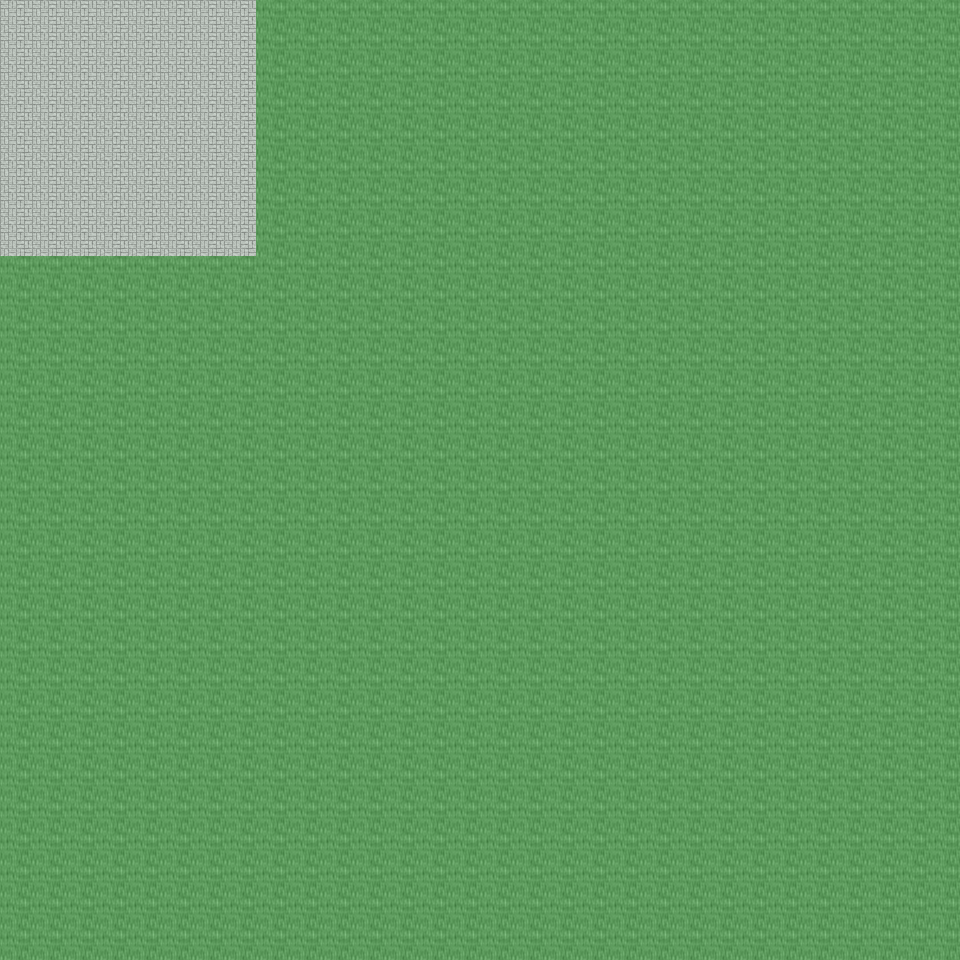

A 2D game scene composited from a Tiled map and its tileset images. What follows is a short description and the map's XML, with each tile layer's data collapsed to a summary:
An orthogonal 30x30 tile map with 32x32 px tiles, 6 tile layers (Ground, Object, Object2, Above, ...), 44 tilesets and 2 objects (2x mapchange).

<map version="1.0" orientation="orthogonal" renderorder="right-down" width="30" height="30" tilewidth="32" tileheight="32" nextobjectid="3">
  <tileset firstgid="1" name="tileset_ground_ground" tilewidth="32" tileheight="32" tilecount="33" columns="3">
    <image source="../drawable/tileset_ground_ground.png" width="96" height="352" />
  </tileset>
  <tileset firstgid="34" name="tileset_building_castle" tilewidth="32" tileheight="32" tilecount="320" columns="20">
    <image source="../drawable/tileset_building_castle.png" width="640" height="512" />
  </tileset>
  <tileset firstgid="354" name="tileset_furniture_carpet_carpets_2" tilewidth="32" tileheight="32" tilecount="20" columns="4">
    <image source="../drawable/tileset_furniture_carpet_carpets_2.png" width="128" height="160" />
  </tileset>
  <tileset firstgid="374" name="tileset_ground_indoor_tiles" tilewidth="32" tileheight="32" tilecount="8" columns="2">
    <image source="../drawable/tileset_ground_indoor_tiles.png" width="64" height="128" />
  </tileset>
  <tileset firstgid="382" name="tileset_ground_water_pool" tilewidth="32" tileheight="32" tilecount="72" columns="3">
    <image source="../drawable/tileset_ground_water_pool.png" width="96" height="768" />
  </tileset>
  <tileset firstgid="454" name="tileset_ground_brown_paving" tilewidth="32" tileheight="32" tilecount="2" columns="2">
    <image source="../drawable/tileset_ground_brown_paving.png" width="64" height="32" />
  </tileset>
  <tileset firstgid="456" name="tileset_ground_spikes" tilewidth="32" tileheight="32" tilecount="1" columns="1">
    <image source="../drawable/tileset_ground_spikes.png" width="32" height="32" />
  </tileset>
  <tileset firstgid="457" name="tileset_ground_ridge_earth_dark" tilewidth="32" tileheight="32" tilecount="96" columns="12">
    <image source="../drawable/tileset_ground_ridge_earth_dark.png" width="384" height="256" />
  </tileset>
  <tileset firstgid="553" name="tileset_plant_grasses" tilewidth="32" tileheight="32" tilecount="6" columns="3">
    <image source="../drawable/tileset_plant_grasses.png" width="96" height="64" />
  </tileset>
  <tileset firstgid="559" name="tileset_ground_water_pool_corners" tilewidth="32" tileheight="32" tilecount="72" columns="3">
    <image source="../drawable/tileset_ground_water_pool_corners.png" width="96" height="768" />
  </tileset>
  <tileset firstgid="631" name="tileset_building_fence_fence_chunky" tilewidth="32" tileheight="32" tilecount="21" columns="3">
    <image source="../drawable/tileset_building_fence_fence_chunky.png" width="96" height="224" />
  </tileset>
  <tileset firstgid="652" name="tileset_ground_earth_edges" tilewidth="32" tileheight="32" tilecount="18" columns="6">
    <image source="../drawable/tileset_ground_earth_edges.png" width="192" height="96" />
  </tileset>
  <tileset firstgid="670" name="tileset_ground_rock_pebbles" tilewidth="32" tileheight="32" tilecount="3" columns="1">
    <image source="../drawable/tileset_ground_rock_pebbles.png" width="32" height="96" />
  </tileset>
  <tileset firstgid="673" name="tileset_ground_square_patch" tilewidth="32" tileheight="32" tilecount="9" columns="3">
    <image source="../drawable/tileset_ground_square_patch.png" width="96" height="96" />
  </tileset>
  <tileset firstgid="682" name="tileset_plant_leaves" tilewidth="32" tileheight="32" tilecount="8" columns="4">
    <image source="../drawable/tileset_plant_leaves.png" width="128" height="64" />
  </tileset>
  <tileset firstgid="690" name="tileset_item_corpse_skull_dark" tilewidth="32" tileheight="32" tilecount="2" columns="2">
    <image source="../drawable/tileset_item_corpse_skull_dark.png" width="64" height="32" />
  </tileset>
  <tileset firstgid="692" name="tileset_item_corpse_skeleton" tilewidth="32" tileheight="32" tilecount="4" columns="2">
    <image source="../drawable/tileset_item_corpse_skeleton.png" width="64" height="64" />
  </tileset>
  <tileset firstgid="696" name="tileset_furniture_table_grey_fancy" tilewidth="32" tileheight="32" tilecount="9" columns="3">
    <image source="../drawable/tileset_furniture_table_grey_fancy.png" width="96" height="96" />
  </tileset>
  <tileset firstgid="705" name="tileset_furniture_table_grey_long" tilewidth="32" tileheight="32" tilecount="4" columns="2">
    <image source="../drawable/tileset_furniture_table_grey_long.png" width="64" height="64" />
  </tileset>
  <tileset firstgid="709" name="tileset_furniture_table_grey_plain" tilewidth="32" tileheight="32" tilecount="9" columns="3">
    <image source="../drawable/tileset_furniture_table_grey_plain.png" width="96" height="96" />
  </tileset>
  <tileset firstgid="718" name="tileset_item_gothic_slab" tilewidth="32" tileheight="32" tilecount="1" columns="1">
    <image source="../drawable/tileset_item_gothic_slab.png" width="32" height="32" />
  </tileset>
  <tileset firstgid="719" name="tileset_logic_creature_gnome" tilewidth="32" tileheight="32" tilecount="6" columns="6">
    <image source="../drawable/tileset_logic_creature_gnome.png" width="192" height="32" />
  </tileset>
  <tileset firstgid="725" name="tileset_logic_collision" tilewidth="32" tileheight="32" tilecount="1" columns="1">
    <image source="../drawable/tileset_logic_collision.png" width="32" height="32" />
  </tileset>
  <tileset firstgid="726" name="tileset_ground_water_pool_deep" tilewidth="32" tileheight="32" tilecount="72" columns="3">
    <image source="../drawable/tileset_ground_water_pool_deep.png" width="96" height="768" />
  </tileset>
  <tileset firstgid="798" name="tileset_object_suspension_bridge" tilewidth="32" tileheight="32" tilecount="24" columns="3">
    <image source="../drawable/tileset_object_suspension_bridge.png" width="96" height="256" />
  </tileset>
  <tileset firstgid="822" name="tileset_plant_flower_daisy_blue" tilewidth="32" tileheight="32" tilecount="8" columns="2">
    <image source="../drawable/tileset_plant_flower_daisy_blue.png" width="64" height="128" />
  </tileset>
  <tileset firstgid="830" name="tileset_plant_flower_daisy_red" tilewidth="32" tileheight="32" tilecount="8" columns="2">
    <image source="../drawable/tileset_plant_flower_daisy_red.png" width="64" height="128" />
  </tileset>
  <tileset firstgid="838" name="tileset_plant_flower_daisy_white" tilewidth="32" tileheight="32" tilecount="8" columns="2">
    <image source="../drawable/tileset_plant_flower_daisy_white.png" width="64" height="128" />
  </tileset>
  <tileset firstgid="846" name="tileset_plant_flower_daisy_yellow" tilewidth="32" tileheight="32" tilecount="8" columns="2">
    <image source="../drawable/tileset_plant_flower_daisy_yellow.png" width="64" height="128" />
  </tileset>
  <tileset firstgid="854" name="tileset_plant_tree_tree_green" tilewidth="32" tileheight="32" tilecount="88" columns="8">
    <image source="../drawable/tileset_plant_tree_tree_green.png" width="256" height="352" />
  </tileset>
  <tileset firstgid="942" name="tileset_item_banners_flag" tilewidth="32" tileheight="32" tilecount="12" columns="3">
    <image source="../drawable/tileset_item_banners_flag.png" width="96" height="128" />
  </tileset>
  <tileset firstgid="954" name="tileset_item_flagpole" tilewidth="32" tileheight="32" tilecount="3" columns="1">
    <image source="../drawable/tileset_item_flagpole.png" width="32" height="96" />
  </tileset>
  <tileset firstgid="957" name="tileset_furniture_chair_bench_white" tilewidth="32" tileheight="32" tilecount="8" columns="2">
    <image source="../drawable/tileset_furniture_chair_bench_white.png" width="64" height="128" />
  </tileset>
  <tileset firstgid="965" name="tileset_item_statue_flowered_arch" tilewidth="32" tileheight="32" tilecount="24" columns="6">
    <image source="../drawable/tileset_item_statue_flowered_arch.png" width="192" height="128" />
  </tileset>
  <tileset firstgid="989" name="tileset_building_decoration_block" tilewidth="32" tileheight="32" tilecount="2" columns="2">
    <image source="../drawable/tileset_building_decoration_block.png" width="64" height="32" />
  </tileset>
  <tileset firstgid="991" name="tileset_building_decoration_orbpedestal" tilewidth="32" tileheight="32" tilecount="2" columns="1">
    <image source="../drawable/tileset_building_decoration_orbpedestal.png" width="32" height="64" />
  </tileset>
  <tileset firstgid="993" name="tileset_item_statue_urn_with_flowers" tilewidth="32" tileheight="32" tilecount="2" columns="1">
    <image source="../drawable/tileset_item_statue_urn_with_flowers.png" width="32" height="64" />
  </tileset>
  <tileset firstgid="995" name="tileset_building_decoration_pool" tilewidth="32" tileheight="32" tilecount="9" columns="3">
    <image source="../drawable/tileset_building_decoration_pool.png" width="96" height="96" />
  </tileset>
  <tileset firstgid="1004" name="tileset_item_statue_romanic_art1" tilewidth="32" tileheight="32" tilecount="4" columns="2">
    <image source="../drawable/tileset_item_statue_romanic_art1.png" width="64" height="64" />
  </tileset>
  <tileset firstgid="1008" name="tileset_building_wall_int_clay" tilewidth="32" tileheight="32" tilecount="100" columns="10">
    <image source="../drawable/tileset_building_wall_int_clay.png" width="320" height="320" />
  </tileset>
  <tileset firstgid="1108" name="tileset_ground_green_paving" tilewidth="32" tileheight="32" tilecount="18" columns="3">
    <image source="../drawable/tileset_ground_green_paving.png" width="96" height="192" />
  </tileset>
  <tileset firstgid="1126" name="tileset_furniture_other_stick" tilewidth="32" tileheight="32" tilecount="2" columns="1">
    <image source="../drawable/tileset_furniture_other_stick.png" width="32" height="64" />
  </tileset>
  <tileset firstgid="1128" name="tileset_item_scrying_orb" tilewidth="32" tileheight="32" tilecount="8" columns="8">
    <image source="../drawable/tileset_item_scrying_orb.png" width="256" height="32" />
  </tileset>
  <tileset firstgid="1136" name="tileset_furniture_light_lamp_bronze" tilewidth="32" tileheight="32" tilecount="3" columns="1">
    <image source="../drawable/tileset_furniture_light_lamp_bronze.png" width="32" height="96" />
  </tileset>
  <layer name="Ground" width="30" height="30">
    <data>[900 cells, 218 non-empty, 2 distinct tile ids]</data>
  </layer>
  <layer name="Object" width="30" height="30">
    <data>[900 cells, 24 non-empty, 5 distinct tile ids]</data>
  </layer>
  <layer name="Object2" width="30" height="30">
    <data>[900 cells, 0 non-empty, 0 distinct tile ids]</data>
  </layer>
  <layer name="Above" width="30" height="30">
    <data>[900 cells, 0 non-empty, 0 distinct tile ids]</data>
  </layer>
  <layer name="Above2" width="30" height="30">
    <data>[900 cells, 0 non-empty, 0 distinct tile ids]</data>
  </layer>
  <layer name="Walkable" width="30" height="30">
    <data>[900 cells, 836 non-empty, 1 distinct tile ids]</data>
  </layer>
  <objectgroup name="MapEvents">
    <object id="1" name="north" type="mapchange" x="0" y="0" width="256" height="32">
      <properties>
        <property name="map" value="0_ados_mountain_n2_w2_x4_y3" />
        <property name="place" value="south" />
      </properties>
    </object>
    <object id="2" name="west" type="mapchange" x="0" y="0" width="32" height="256">
      <properties>
        <property name="map" value="0_ados_mountain_n2_w2_x3_y4" />
        <property name="place" value="east" />
      </properties>
    </object>
  </objectgroup>
</map>
